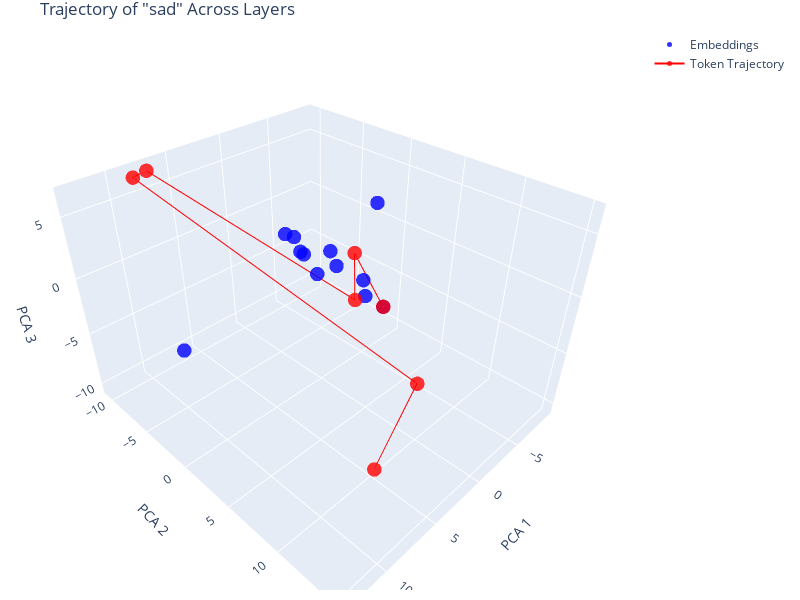

The cell this chart's notebook holds for it:
### Code cell
token_to_track = 'sad' 
token_index = tokens.index(token_to_track)

layer_num = len(hidden_states) - 1
embeds = get_reduced_embeddings(hidden_states, layer_num, tokens, n_components=3)
trajectory = get_token_trajectory(hidden_states, token_index, n_components=3)

plot_token_trajectory(embeds, trajectory, tokens, f'Trajectory of "{token_to_track}" Across Layers')

### Figure 1 — Plotly figure (JSON) as saved in the notebook; plotly's stock layout.template omitted (floating-point values rounded to 4 significant figures)
{"data": [{"marker": {"color": "blue", "opacity": 0.8, "size": 5}, "mode": "markers", "name": "Embeddings", "type": "scatter3d", "x": [-1.874, -1.678, -1.73, -1.554, -1.42, -1.846, -1.09, -0.3506, -0.6291, -0.798, -0.1702, 13.14], "y": [2.592, 3.747, 4.764, 3.127, 0.2297, -0.8535, -1.542, -2.249, -4.647, -3.816, -2.43, 1.077], "z": [-0.9278, 5.917, -2.209, -1.952, -0.5043, 0.1714, -1.876, -0.07098, 0.6554, 0.6482, 0.1611, -0.01337]}, {"line": {"color": "red", "width": 2}, "marker": {"color": "red", "opacity": 0.8, "size": 5}, "mode": "lines+markers", "name": "Token Trajectory", "type": "scatter3d", "x": [4.717, 7.678, 8.645, 7.265, -8.519, -9.172, -1.73], "y": [10.07, 14.98, -10.02, -10.47, -4.106, -4.929, 4.764], "z": [-10.49, 2.504, 6.666, 6.618, -9.184, -4.739, -2.209]}], "layout": {"height": 600, "margin": {"b": 10, "l": 10, "r": 10, "t": 30}, "scene": {"xaxis": {"title": {"text": "PCA 1"}}, "yaxis": {"title": {"text": "PCA 2"}}, "zaxis": {"title": {"text": "PCA 3"}}}, "title": {"text": "Trajectory of \"sad\" Across Layers"}, "width": 800}}
